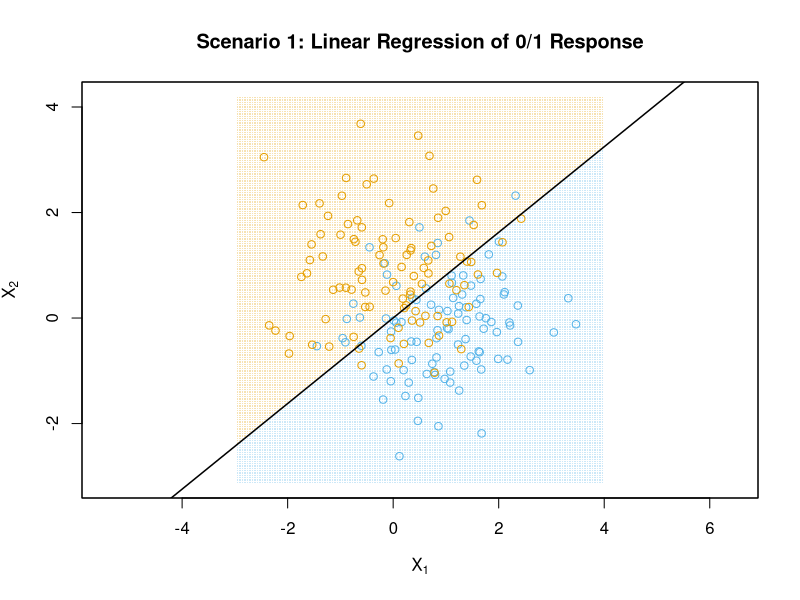
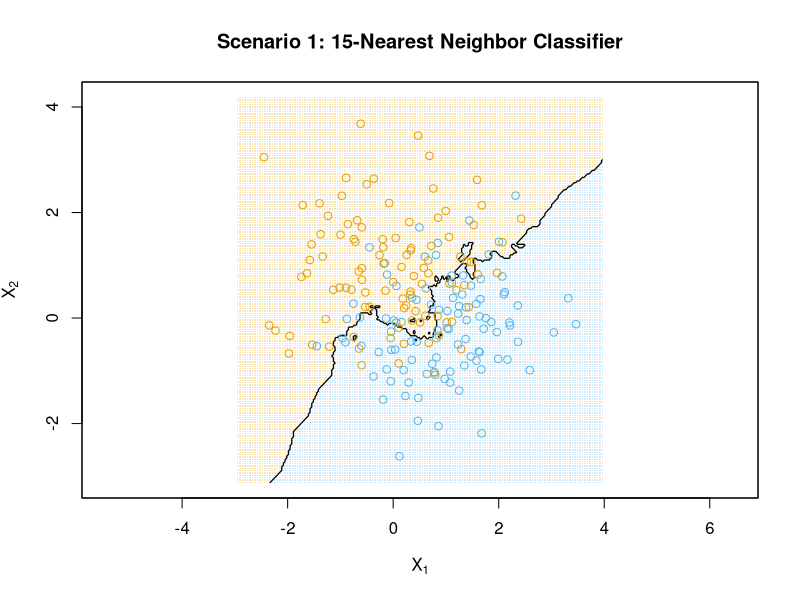
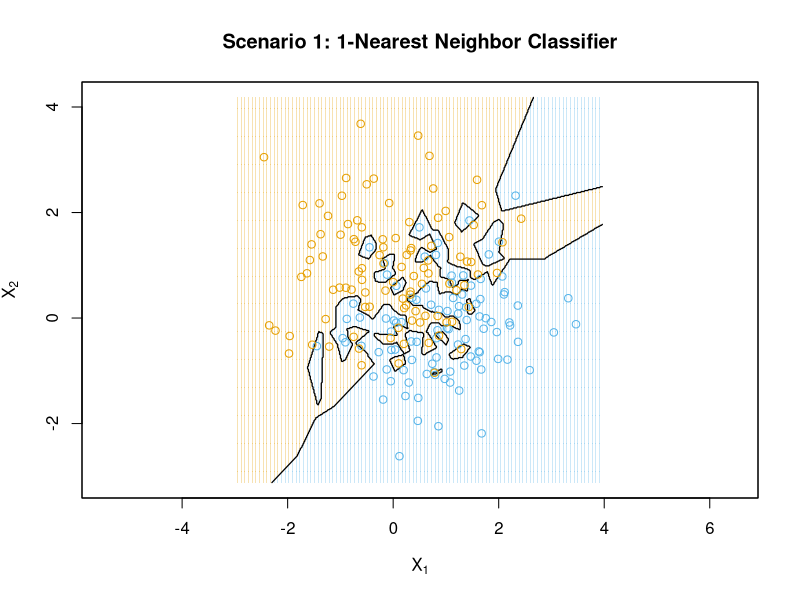
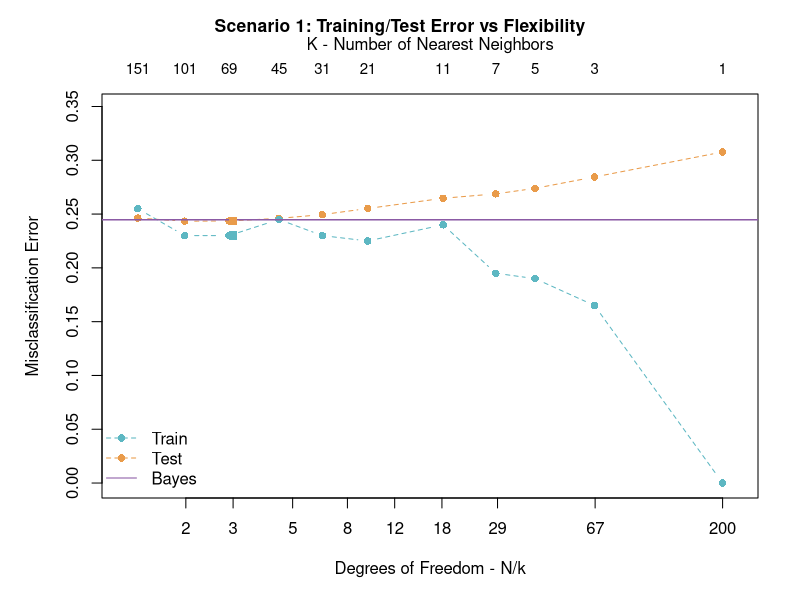
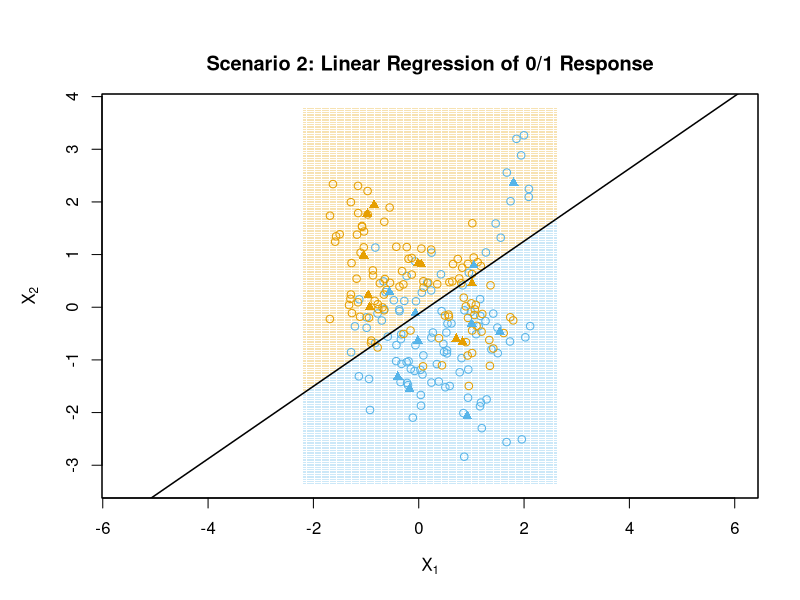
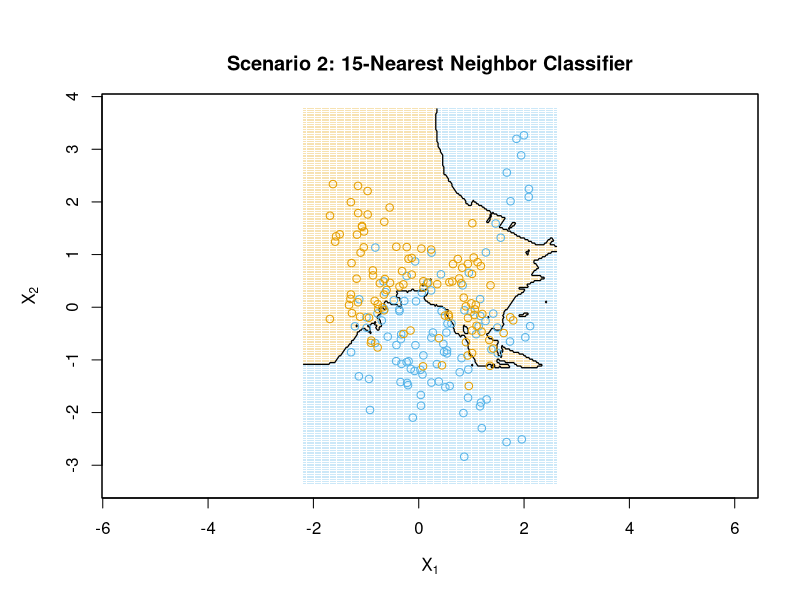
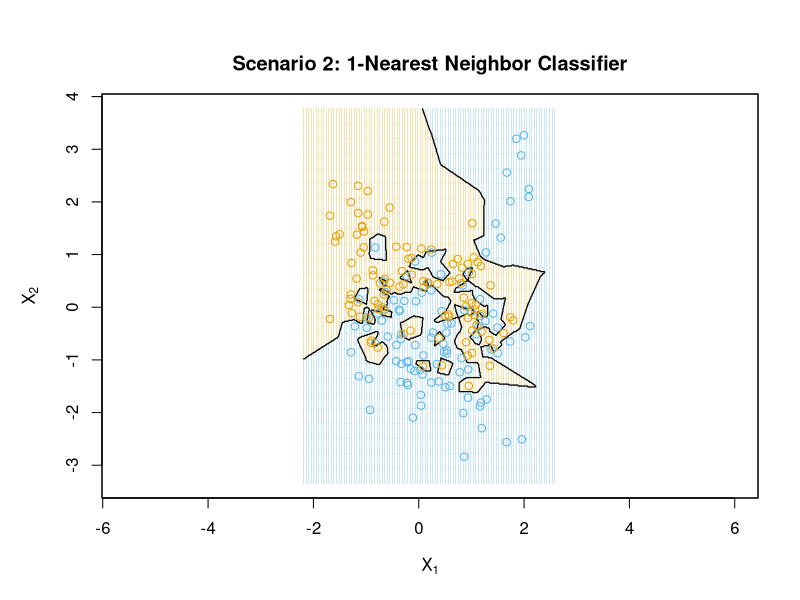
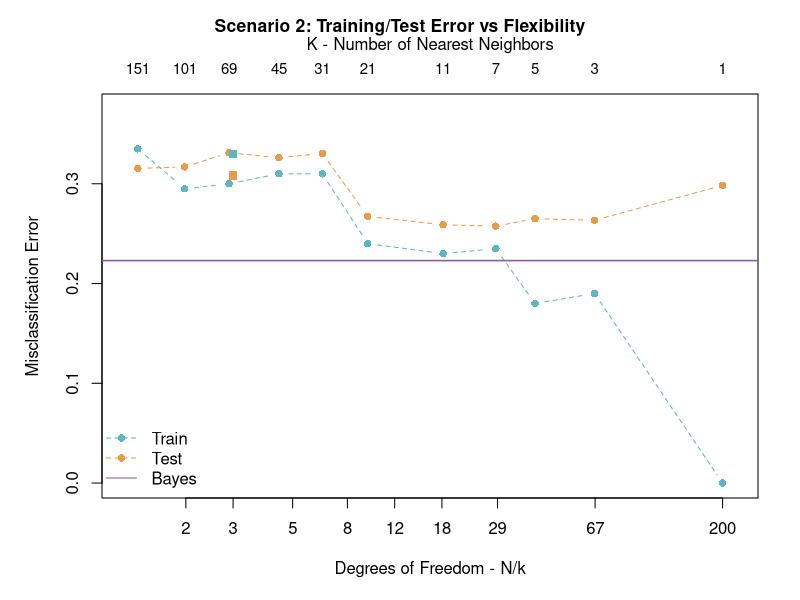

Source code (R) for these figures, in order:
# =====================================================================
# THE ELEMENTS OF STATISTICAL LEARNING — SECTION 2.3
# REPRODUCTION OF FIGURES 2.1–2.4 Assignement 
#
# Codes for:
#   Scenario 1: one Gaussian distribution per class
#   Scenario 2: a mixture of 10 Gaussian distributions per class
# =====================================================================


# =====================================================================
# 0. PACKAGES
# =====================================================================

# Install these packages once if they are not already installed.
# install.packages("MASS")
# install.packages("class")

# MASS provides mvrnorm(), which generates multivariate normal data.
library(MASS)

# class provides knn(), which fits k-nearest-neighbor classifiers.
library(class)


# =====================================================================
# 1. COMMON SETTINGS
# =====================================================================

# Colors used throughout the figures.
blue      <- "#56B4E9"   # Color for class 0
orange    <- "#E69F00"   # Color for class 1
train_col <- "#5DB7C2"   # Color for training-error curve
test_col  <- "#E99B4A"   # Color for test-error curve
bayes_col <- "#8B5AA5"   # Color for Bayes-error line

# Number of training observations generated for EACH class.
n_train_class <- 100

# Number of independent test observations generated for EACH class.
n_test_class <- 5000

# Total training sample size:
# 100 observations from class 0 + 100 observations from class 1 = 200.
N <- 200

# Population mean vector for class 0 (blue).
mu0 <- c(1, 0)

# Population mean vector for class 1 (orange).
mu1 <- c(0, 1)


# =====================================================================
# 2. HELPER FUNCTION: BIVARIATE NORMAL DENSITY
# =====================================================================

# This function evaluates a multivariate normal density.
# It is used later to construct the Bayes classifier.
dmvnorm2 <- function(x, mean, Sigma) {

  # Convert the input to a matrix so matrix calculations work consistently.
  x <- as.matrix(x)

  # Subtract the mean vector from every observation.
  # Each row becomes x_i - mean.
  xc <- sweep(x, 2, mean, "-")

  # Calculate the inverse covariance matrix Sigma^{-1}.
  invS <- solve(Sigma)

  # Calculate the quadratic form
  # (x - mean)' Sigma^{-1} (x - mean)
  # for every observation.
  q <- rowSums((xc %*% invS) * xc)

  # Number of predictor variables.
  # Here p = 2 because we use X1 and X2.
  p <- ncol(x)

  # Normalizing constant of the p-dimensional Gaussian density.
  c0 <- 1 / sqrt((2 * pi)^p * det(Sigma))

  # Return the multivariate normal density value for every row of x.
  c0 * exp(-0.5 * q)
}


# =====================================================================
# 3. K VALUES USED IN FIGURE 2.4
# =====================================================================

# These values move from a very smooth KNN classifier (large k)
# to a very flexible classifier (small k).
ks <- c(151, 101, 69, 45, 31, 21, 11, 7, 5, 3, 1)


# #####################################################################
# #####################################################################
# SCENARIO 1
# ONE GAUSSIAN DISTRIBUTION PER CLASS
# #####################################################################
# #####################################################################


# =====================================================================
# 4. SCENARIO 1 — GENERATE TRAINING AND TEST DATA
# =====================================================================

# Scenario 1 uses the identity covariance matrix:
#
#          [1  0]
# Sigma =  [    ]
#          [0  1]
#
# The zero off-diagonal terms mean X1 and X2 are uncorrelated.
Sigma1 <- diag(2)


# ---------------------------------------------------------------------
# Training data
# ---------------------------------------------------------------------

# Fix the random seed so the training sample can be reproduced exactly.
set.seed(20261008)

# Generate 100 observations from N(mu0, Sigma1)
# and 100 observations from N(mu1, Sigma1),
# then stack both classes into one 200 x 2 predictor matrix.
x_s1 <- rbind(
  mvrnorm(n_train_class, mu = mu0, Sigma = Sigma1),
  mvrnorm(n_train_class, mu = mu1, Sigma = Sigma1)
)

# Create the corresponding response labels:
# first 100 observations = class 0,
# next 100 observations = class 1.
y_s1 <- c(
  rep(0, n_train_class),
  rep(1, n_train_class)
)


# ---------------------------------------------------------------------
# Independent test data
# ---------------------------------------------------------------------

# Use a different seed so the test data are independent of the training data.
set.seed(20261009)

# Generate 5,000 test observations from each class.
# Total test sample size = 10,000.
x_test_s1 <- rbind(
  mvrnorm(n_test_class, mu = mu0, Sigma = Sigma1),
  mvrnorm(n_test_class, mu = mu1, Sigma = Sigma1)
)

# Create the true class labels for the 10,000 test observations.
y_test_s1 <- c(
  rep(0, n_test_class),
  rep(1, n_test_class)
)

# Display the class counts in the training sample.
table(y_s1)

# Display the class counts in the test sample.
table(y_test_s1)


# =====================================================================
# 5. SCENARIO 1 — CREATE A PREDICTION GRID
# =====================================================================

# Create 220 evenly spaced X1 values covering the observed training range,
# with an additional margin of 0.5 on each side.
x1_s1 <- seq(
  min(x_s1[, 1]) - 0.5,
  max(x_s1[, 1]) + 0.5,
  length.out = 220
)

# Do the same for X2.
x2_s1 <- seq(
  min(x_s1[, 2]) - 0.5,
  max(x_s1[, 2]) + 0.5,
  length.out = 220
)

# Create every X1-X2 combination.
# This grid is used only to draw classification regions.
# It is NOT the independent test dataset.
grid_s1 <- expand.grid(
  X1 = x1_s1,
  X2 = x2_s1
)


# =====================================================================
# 6. SCENARIO 1 — FIGURE 2.1
# LINEAR REGRESSION OF A 0/1 RESPONSE
# =====================================================================

# Add a column of 1s to the training predictors.
# This creates the design matrix [1, X1, X2],
# where the first column represents the intercept.
X_s1 <- cbind(1, x_s1)

# Calculate the ordinary least-squares estimator:
#
# beta_hat = (X'X)^(-1) X'Y
beta_s1 <- solve(
  t(X_s1) %*% X_s1,
  t(X_s1) %*% y_s1
)

# Add an intercept column to every prediction-grid location
# and calculate the fitted least-squares score.
score_s1 <- as.vector(
  cbind(1, as.matrix(grid_s1)) %*% beta_s1
)

# Convert the continuous least-squares score into a class:
# score > 0.5  -> class 1
# score <= 0.5 -> class 0
class_s1 <- ifelse(
  score_s1 > 0.5,
  1,
  0
)

# Create an empty plotting area.
plot(
  x_s1[, 1],
  x_s1[, 2],
  type = "n",
  xlim = range(x1_s1),
  ylim = range(x2_s1),
  xlab = expression(X[1]),
  ylab = expression(X[2]),
  main = "Scenario 1: Linear Regression of 0/1 Response",
  asp = 1
)

# Color each grid point according to the predicted class.
points(
  grid_s1$X1,
  grid_s1$X2,
  pch = ".",
  col = ifelse(
    class_s1 == 1,
    adjustcolor(orange, alpha.f = 0.30),
    adjustcolor(blue, alpha.f = 0.30)
  )
)

# Add the observed class-0 training observations.
points(
  x_s1[y_s1 == 0, ],
  pch = 1,
  col = blue
)

# Add the observed class-1 training observations.
points(
  x_s1[y_s1 == 1, ],
  pch = 1,
  col = orange
)

# Draw the decision boundary.
#
# The cutoff occurs at:
# beta0 + beta1*X1 + beta2*X2 = 0.5
#
# Solving for X2 gives the intercept and slope below.
abline(
  a = (0.5 - beta_s1[1]) / beta_s1[3],
  b = -beta_s1[2] / beta_s1[3],
  lwd = 1.5
)

# Draw a border around the plot.
box()


# =====================================================================
# 7. SCENARIO 1 — FIGURE 2.2
# 15-NEAREST-NEIGHBOR CLASSIFIER
# =====================================================================

# Classify every prediction-grid location using the 15 nearest
# observations in the training sample.
pred15_s1 <- knn(
  train = x_s1,
  test = as.matrix(grid_s1),
  cl = y_s1,
  k = 15
)

# Convert the predicted factor classes to numeric values,
# then reshape the predictions into a matrix matching the grid.
# The matrix is required by contour().
z15_s1 <- matrix(
  as.numeric(as.character(pred15_s1)),
  nrow = length(x1_s1),
  ncol = length(x2_s1)
)

# Create an empty plotting region.
plot(
  x_s1[, 1],
  x_s1[, 2],
  type = "n",
  xlim = range(x1_s1),
  ylim = range(x2_s1),
  xlab = expression(X[1]),
  ylab = expression(X[2]),
  main = "Scenario 1: 15-Nearest Neighbor Classifier",
  asp = 1
)

# Shade the prediction grid according to the 15-NN prediction.
points(
  grid_s1$X1,
  grid_s1$X2,
  pch = ".",
  col = ifelse(
    as.numeric(as.character(pred15_s1)) == 1,
    adjustcolor(orange, alpha.f = 0.30),
    adjustcolor(blue, alpha.f = 0.30)
  )
)

# Draw the boundary separating class 0 from class 1.
# A contour level of 0.5 marks the transition between 0 and 1.
contour(
  x1_s1,
  x2_s1,
  z15_s1,
  levels = 0.5,
  add = TRUE,
  drawlabels = FALSE,
  lwd = 1.25
)

# Add class-0 training observations.
points(
  x_s1[y_s1 == 0, ],
  pch = 1,
  col = blue
)

# Add class-1 training observations.
points(
  x_s1[y_s1 == 1, ],
  pch = 1,
  col = orange
)

box()


# =====================================================================
# 8. SCENARIO 1 — FIGURE 2.3
# 1-NEAREST-NEIGHBOR CLASSIFIER
# =====================================================================

# 1-NN creates a much more irregular boundary, so use a finer grid.
x1f_s1 <- seq(
  min(x1_s1),
  max(x1_s1),
  length.out = 400
)

x2f_s1 <- seq(
  min(x2_s1),
  max(x2_s1),
  length.out = 400
)

# Create the 400 x 400 = 160,000 prediction locations.
fine_s1 <- expand.grid(
  X1 = x1f_s1,
  X2 = x2f_s1
)

# Predict the class using only the single nearest training observation.
pred1_s1 <- knn(
  train = x_s1,
  test = as.matrix(fine_s1),
  cl = y_s1,
  k = 1
)

# Convert the predictions from factors to numeric 0/1 values.
cl1_s1 <- as.numeric(
  as.character(pred1_s1)
)

# Reshape the predictions into the grid matrix needed by contour().
z1_s1 <- matrix(
  cl1_s1,
  nrow = length(x1f_s1),
  ncol = length(x2f_s1)
)

# Create an empty plotting region.
plot(
  x_s1[, 1],
  x_s1[, 2],
  type = "n",
  xlim = range(x1f_s1),
  ylim = range(x2f_s1),
  xlab = expression(X[1]),
  ylab = expression(X[2]),
  main = "Scenario 1: 1-Nearest Neighbor Classifier",
  asp = 1
)

# Plot every fourth fine-grid point to reduce graphical density.
id_s1 <- seq(
  1,
  nrow(fine_s1),
  by = 4
)

# Shade the background according to the 1-NN prediction.
points(
  fine_s1$X1[id_s1],
  fine_s1$X2[id_s1],
  pch = ".",
  col = ifelse(
    cl1_s1[id_s1] == 1,
    adjustcolor(orange, alpha.f = 0.30),
    adjustcolor(blue, alpha.f = 0.30)
  )
)

# Draw the highly flexible 1-NN decision boundary.
contour(
  x1f_s1,
  x2f_s1,
  z1_s1,
  levels = 0.5,
  add = TRUE,
  drawlabels = FALSE,
  lwd = 1.25
)

# Add class-0 training observations.
points(
  x_s1[y_s1 == 0, ],
  pch = 1,
  col = blue
)

# Add class-1 training observations.
points(
  x_s1[y_s1 == 1, ],
  pch = 1,
  col = orange
)

box()


# =====================================================================
# 9. SCENARIO 1 — FIGURE 2.4
# TRAINING ERROR, TEST ERROR, AND BAYES ERROR
# =====================================================================

# Create empty vectors in which KNN training and test errors will be stored.
tr_s1 <- numeric(length(ks))
te_s1 <- numeric(length(ks))

# Fix the seed because knn() can randomly break ties.
set.seed(20261020)

# Repeat the KNN analysis for every selected value of k.
for (i in seq_along(ks)) {

  # Current number of nearest neighbors.
  k <- ks[i]

  # Predict the classes of the training observations themselves.
  pred_train_s1 <- knn(
    train = x_s1,
    test = x_s1,
    cl = y_s1,
    k = k
  )

  # Training misclassification rate.
  tr_s1[i] <- mean(
    as.numeric(as.character(pred_train_s1)) != y_s1
  )

  # Predict the classes of the independent test observations.
  pred_test_s1 <- knn(
    train = x_s1,
    test = x_test_s1,
    cl = y_s1,
    k = k
  )

  # Test misclassification rate.
  te_s1[i] <- mean(
    as.numeric(as.character(pred_test_s1)) != y_test_s1
  )
}

# Approximate effective KNN degrees of freedom.
#
# df ≈ N / k
df_s1 <- N / ks


# ---------------------------------------------------------------------
# Linear-regression training and test errors
# ---------------------------------------------------------------------

# Predict the training classes from the fitted least-squares model
# and calculate its training error.
lin_tr_s1 <- mean(
  ifelse(
    as.vector(X_s1 %*% beta_s1) > 0.5,
    1,
    0
  ) != y_s1
)

# Apply the same fitted linear model to the independent test sample
# and calculate its test error.
lin_te_s1 <- mean(
  ifelse(
    as.vector(cbind(1, x_test_s1) %*% beta_s1) > 0.5,
    1,
    0
  ) != y_test_s1
)


# ---------------------------------------------------------------------
# Bayes error
# ---------------------------------------------------------------------

# Evaluate the true Scenario-1 class-0 density at each test observation.
d0_s1 <- dmvnorm2(
  x_test_s1,
  mu0,
  Sigma1
)

# Evaluate the true Scenario-1 class-1 density.
d1_s1 <- dmvnorm2(
  x_test_s1,
  mu1,
  Sigma1
)

# With equal class priors, choose class 1 whenever its density is larger.
bayes_pred_s1 <- ifelse(
  d1_s1 > d0_s1,
  1,
  0
)

# Estimate the population Bayes error using the 10,000 test observations.
bayes_s1 <- mean(
  bayes_pred_s1 != y_test_s1
)


# ---------------------------------------------------------------------
# Prepare and draw Figure 2.4
# ---------------------------------------------------------------------

# Order the degrees of freedom from low to high flexibility.
order_s1 <- order(df_s1)

# Choose a y-axis range that contains all relevant error values.
ylim_s1 <- c(
  0,
  max(c(
    tr_s1,
    te_s1,
    lin_tr_s1,
    lin_te_s1
  )) + 0.04
)

# Create an empty log-scaled plotting region.

# Give extra room at the top
par(
  mar = c(5, 5, 3, 2) + 0.1,   # inner margins
  oma = c(0, 0, 1.6, 0)           # outer top margin for main title
)

plot(
  df_s1[order_s1],
  te_s1[order_s1],
  type = "n",
  log = "x",
  xlim = c(1.2, 220),
  ylim = ylim_s1,
  xlab = "Degrees of Freedom - N/k",
  ylab = "Misclassification Error",
  main = "",
  xaxt = "n"
)

# Add the independent test-error curve.
lines(
  df_s1[order_s1],
  te_s1[order_s1],
  type = "b",
  pch = 16,
  lty = 2,
  col = test_col
)

# Add the training-error curve.
lines(
  df_s1[order_s1],
  tr_s1[order_s1],
  type = "b",
  pch = 16,
  lty = 2,
  col = train_col
)

# Add the Bayes-error reference line.
abline(
  h = bayes_s1,
  col = bayes_col,
  lwd = 1.5
)

# Represent the linear model at approximately 3 degrees of freedom:
# intercept + coefficient for X1 + coefficient for X2.
points(
  3,
  lin_tr_s1,
  pch = 15,
  col = train_col,
  cex = 1.1
)

points(
  3,
  lin_te_s1,
  pch = 15,
  col = test_col,
  cex = 1.1
)

# Bottom axis: effective degrees of freedom.
axis(
  1,
  at = c(2, 3, 5, 8, 12, 18, 29, 67, 200)
)

# Top x-axis with K values
axis(
  3,
  at = N / ks,
  labels = ks,
  tick = FALSE,
  line = -0.2,
  cex.axis = 0.9
)

# Label for the top K-axis
mtext(
  "K - Number of Nearest Neighbors",
  side = 3,
  line = 2.0
)

# Main title placed in OUTER margin
mtext(
  "Scenario 1: Training/Test Error vs Flexibility",
  side = 3,
  outer = TRUE,
  line = -0.2,
  font = 2,
  cex = 1.05
)


# Add a legend.
legend(
  "bottomleft",
  legend = c("Train", "Test", "Bayes"),
  col = c(train_col, test_col, bayes_col),
  lty = c(2, 2, 1),
  pch = c(16, 16, NA),
  bty = "n"
)

# Print important Scenario-1 numerical results.
cat("Scenario 1 Bayes test error =", bayes_s1, "\n")
cat("Scenario 1 linear training error =", lin_tr_s1, "\n")
cat("Scenario 1 linear test error =", lin_te_s1, "\n")


# #####################################################################
# #####################################################################
# SCENARIO 2
# MIXTURE OF 10 GAUSSIAN COMPONENTS PER CLASS
# #####################################################################
# #####################################################################


# =====================================================================
# 10. SCENARIO 2 — GENERATE COMPONENT CENTERS
# =====================================================================

# Covariance matrix used to generate the 10 component centers
# around each class-level mean.
Sigma_center <- diag(2)

# Small covariance used for observations around each selected center.
# This is 0.2 * I, or equivalently I / 5.
Sigma_within <- 0.2 * diag(2)

# Fix the seed so the 20 Gaussian centers are reproducible.
set.seed(20261010)

# Generate 10 component centers around the class-0 population mean.
centers0 <- mvrnorm(
  10,
  mu = mu0,
  Sigma = Sigma_center
)

# Generate 10 component centers around the class-1 population mean.
centers1 <- mvrnorm(
  10,
  mu = mu1,
  Sigma = Sigma_center
)


# =====================================================================
# 11. HELPER FUNCTION FOR SCENARIO 2 MIXTURE DATA
# =====================================================================

# This function generates observations from one class-specific
# 10-component Gaussian mixture.
gen_mix <- function(n, centers, Sigma) {

  # Randomly choose one of the available Gaussian centers
  # for each requested observation.
  z <- sample(
    1:nrow(centers),
    size = n,
    replace = TRUE
  )

  # Generate low-variance Gaussian noise around zero.
  noise <- mvrnorm(
    n,
    mu = c(0, 0),
    Sigma = Sigma
  )

  # Add the Gaussian noise to the selected component centers.
  centers[z, , drop = FALSE] + noise
}


# =====================================================================
# 12. SCENARIO 2 — GENERATE TRAINING AND TEST DATA
# =====================================================================

# Fix the seed for the Scenario-2 training sample.
set.seed(20261011)

# Generate 100 training observations from each class mixture.
x_s2 <- rbind(
  gen_mix(
    n_train_class,
    centers0,
    Sigma_within
  ),
  gen_mix(
    n_train_class,
    centers1,
    Sigma_within
  )
)

# Create the corresponding 0/1 training labels.
y_s2 <- c(
  rep(0, n_train_class),
  rep(1, n_train_class)
)

# Fix a different seed for the independent test sample.
set.seed(20261012)

# Generate 5,000 test observations from each class mixture.
x_test_s2 <- rbind(
  gen_mix(
    n_test_class,
    centers0,
    Sigma_within
  ),
  gen_mix(
    n_test_class,
    centers1,
    Sigma_within
  )
)

# Create the true test labels.
y_test_s2 <- c(
  rep(0, n_test_class),
  rep(1, n_test_class)
)

# Confirm the training class sizes.
table(y_s2)

# Confirm the test class sizes.
table(y_test_s2)


# =====================================================================
# 13. SCENARIO 2 — CREATE A PREDICTION GRID
# =====================================================================

# Combine the training observations and the 20 mixture centers
# only to determine suitable plotting limits.
all_s2 <- rbind(
  x_s2,
  centers0,
  centers1
)

# Generate 220 X1 grid values covering the plotted region.
x1_s2 <- seq(
  min(all_s2[, 1]) - 0.5,
  max(all_s2[, 1]) + 0.5,
  length.out = 220
)

# Generate 220 X2 grid values.
x2_s2 <- seq(
  min(all_s2[, 2]) - 0.5,
  max(all_s2[, 2]) + 0.5,
  length.out = 220
)

# Construct the full prediction grid.
grid_s2 <- expand.grid(
  X1 = x1_s2,
  X2 = x2_s2
)


# =====================================================================
# 14. SCENARIO 2 — FIGURE 2.1
# LINEAR REGRESSION OF A 0/1 RESPONSE
# =====================================================================

# Build the Scenario-2 design matrix with an intercept.
X_s2 <- cbind(
  1,
  x_s2
)

# Estimate the least-squares coefficients.
beta_s2 <- solve(
  t(X_s2) %*% X_s2,
  t(X_s2) %*% y_s2
)

# Calculate the fitted least-squares score over the prediction grid.
score_s2 <- as.vector(
  cbind(1, as.matrix(grid_s2)) %*% beta_s2
)

# Convert scores to classes using the 0.5 cutoff.
class_s2 <- ifelse(
  score_s2 > 0.5,
  1,
  0
)

# Create an empty plotting region.
plot(
  x_s2[, 1],
  x_s2[, 2],
  type = "n",
  xlim = range(x1_s2),
  ylim = range(x2_s2),
  xlab = expression(X[1]),
  ylab = expression(X[2]),
  main = "Scenario 2: Linear Regression of 0/1 Response",
  asp = 1
)

# Shade the prediction regions.
points(
  grid_s2$X1,
  grid_s2$X2,
  pch = ".",
  col = ifelse(
    class_s2 == 1,
    adjustcolor(orange, alpha.f = 0.30),
    adjustcolor(blue, alpha.f = 0.30)
  )
)

# Add class-0 training observations.
points(
  x_s2[y_s2 == 0, ],
  pch = 1,
  col = blue
)

# Add class-1 training observations.
points(
  x_s2[y_s2 == 1, ],
  pch = 1,
  col = orange
)

# Show the 10 class-0 mixture centers as filled triangles.
points(
  centers0,
  pch = 17,
  col = blue,
  cex = 1.0
)

# Show the 10 class-1 mixture centers.
points(
  centers1,
  pch = 17,
  col = orange,
  cex = 1.0
)

# Draw the least-squares classification boundary.
abline(
  a = (0.5 - beta_s2[1]) / beta_s2[3],
  b = -beta_s2[2] / beta_s2[3],
  lwd = 1.5
)

box()


# =====================================================================
# 15. SCENARIO 2 — FIGURE 2.2
# 15-NEAREST-NEIGHBOR CLASSIFIER
# =====================================================================

# Classify the Scenario-2 prediction grid using 15-NN.
pred15_s2 <- knn(
  train = x_s2,
  test = as.matrix(grid_s2),
  cl = y_s2,
  k = 15
)

# Convert predictions to numeric values.
cl15_s2 <- as.numeric(
  as.character(pred15_s2)
)

# Reshape predictions into a grid matrix for contour().
z15_s2 <- matrix(
  cl15_s2,
  nrow = length(x1_s2),
  ncol = length(x2_s2)
)

# Create an empty plotting region.
plot(
  x_s2[, 1],
  x_s2[, 2],
  type = "n",
  xlim = range(x1_s2),
  ylim = range(x2_s2),
  xlab = expression(X[1]),
  ylab = expression(X[2]),
  main = "Scenario 2: 15-Nearest Neighbor Classifier",
  asp = 1
)

# Shade the prediction grid.
points(
  grid_s2$X1,
  grid_s2$X2,
  pch = ".",
  col = ifelse(
    cl15_s2 == 1,
    adjustcolor(orange, alpha.f = 0.30),
    adjustcolor(blue, alpha.f = 0.30)
  )
)

# Draw the nonlinear 15-NN decision boundary.
contour(
  x1_s2,
  x2_s2,
  z15_s2,
  levels = 0.5,
  add = TRUE,
  drawlabels = FALSE,
  lwd = 1.25
)

# Add training observations from both classes.
points(
  x_s2[y_s2 == 0, ],
  pch = 1,
  col = blue
)

points(
  x_s2[y_s2 == 1, ],
  pch = 1,
  col = orange
)

box()


# =====================================================================
# 16. SCENARIO 2 — FIGURE 2.3
# 1-NEAREST-NEIGHBOR CLASSIFIER
# =====================================================================

# Build a finer plotting grid because 1-NN produces a highly irregular boundary.
x1f_s2 <- seq(
  min(x1_s2),
  max(x1_s2),
  length.out = 400
)

x2f_s2 <- seq(
  min(x2_s2),
  max(x2_s2),
  length.out = 400
)

# Create 160,000 prediction locations.
fine_s2 <- expand.grid(
  X1 = x1f_s2,
  X2 = x2f_s2
)

# Predict each fine-grid location using its single nearest neighbor.
pred1_s2 <- knn(
  train = x_s2,
  test = as.matrix(fine_s2),
  cl = y_s2,
  k = 1
)

# Convert predicted classes to numeric values.
cl1_s2 <- as.numeric(
  as.character(pred1_s2)
)

# Reshape into a matrix for contour().
z1_s2 <- matrix(
  cl1_s2,
  nrow = length(x1f_s2),
  ncol = length(x2f_s2)
)

# Create an empty plotting region.
plot(
  x_s2[, 1],
  x_s2[, 2],
  type = "n",
  xlim = range(x1f_s2),
  ylim = range(x2f_s2),
  xlab = expression(X[1]),
  ylab = expression(X[2]),
  main = "Scenario 2: 1-Nearest Neighbor Classifier",
  asp = 1
)

# Plot every fourth grid point to keep the background readable.
id_s2 <- seq(
  1,
  nrow(fine_s2),
  by = 4
)

# Shade the background according to 1-NN predictions.
points(
  fine_s2$X1[id_s2],
  fine_s2$X2[id_s2],
  pch = ".",
  col = ifelse(
    cl1_s2[id_s2] == 1,
    adjustcolor(orange, alpha.f = 0.30),
    adjustcolor(blue, alpha.f = 0.30)
  )
)

# Draw the 1-NN decision boundary.
contour(
  x1f_s2,
  x2f_s2,
  z1_s2,
  levels = 0.5,
  add = TRUE,
  drawlabels = FALSE,
  lwd = 1.25
)

# Add the observed training data.
points(
  x_s2[y_s2 == 0, ],
  pch = 1,
  col = blue
)

points(
  x_s2[y_s2 == 1, ],
  pch = 1,
  col = orange
)

box()


# =====================================================================
# 17. SCENARIO 2 — FIGURE 2.4
# TRAINING ERROR, TEST ERROR, AND BAYES ERROR
# =====================================================================

# Allocate vectors for the KNN training and test errors.
tr_s2 <- numeric(length(ks))
te_s2 <- numeric(length(ks))

# Fix the seed because knn() can randomly break ties.
set.seed(20261021)

# Calculate KNN errors for each selected value of k.
for (i in seq_along(ks)) {

  # Current K value.
  k <- ks[i]

  # Classify the training observations.
  pred_train_s2 <- knn(
    train = x_s2,
    test = x_s2,
    cl = y_s2,
    k = k
  )

  # Calculate training misclassification error.
  tr_s2[i] <- mean(
    as.numeric(as.character(pred_train_s2)) != y_s2
  )

  # Classify the independent test observations.
  pred_test_s2 <- knn(
    train = x_s2,
    test = x_test_s2,
    cl = y_s2,
    k = k
  )

  # Calculate independent test error.
  te_s2[i] <- mean(
    as.numeric(as.character(pred_test_s2)) != y_test_s2
  )
}

# Approximate effective degrees of freedom.
df_s2 <- N / ks


# ---------------------------------------------------------------------
# Linear-regression training and test errors
# ---------------------------------------------------------------------

# Scenario-2 linear-model training error.
lin_tr_s2 <- mean(
  ifelse(
    as.vector(X_s2 %*% beta_s2) > 0.5,
    1,
    0
  ) != y_s2
)

# Scenario-2 linear-model test error.
lin_te_s2 <- mean(
  ifelse(
    as.vector(cbind(1, x_test_s2) %*% beta_s2) > 0.5,
    1,
    0
  ) != y_test_s2
)


# ---------------------------------------------------------------------
# Helper function for Scenario-2 mixture densities
# ---------------------------------------------------------------------

# For a given class, the density is the average of the densities
# from its 10 Gaussian components.
mix_density <- function(x, centers, Sigma) {

  # Evaluate the density under each of the 10 component distributions.
  D <- sapply(
    1:nrow(centers),
    function(j) {
      dmvnorm2(
        x,
        centers[j, ],
        Sigma
      )
    }
  )

  # Equal mixing probabilities are used, so the mixture density
  # is simply the row-wise average of the 10 component densities.
  rowMeans(D)
}


# ---------------------------------------------------------------------
# Bayes error for Scenario 2
# ---------------------------------------------------------------------

# True class-0 mixture density at each test observation.
d0_s2 <- mix_density(
  x_test_s2,
  centers0,
  Sigma_within
)

# True class-1 mixture density at each test observation.
d1_s2 <- mix_density(
  x_test_s2,
  centers1,
  Sigma_within
)

# Under equal priors, predict the class with the larger mixture density.
bayes_pred_s2 <- ifelse(
  d1_s2 > d0_s2,
  1,
  0
)

# Estimate the Bayes population error on the large independent test set.
bayes_s2 <- mean(
  bayes_pred_s2 != y_test_s2
)

# ---------------------------------------------------------------------
# Prepare and draw Figure 2.4
# ---------------------------------------------------------------------

# Sort degrees of freedom from low to high flexibility.
order_s2 <- order(df_s2)

# Set the y-axis range.
ylim_s2 <- c(
  0,
  max(c(
    tr_s2,
    te_s2,
    lin_tr_s2,
    lin_te_s2
  )) + 0.04
)

# Create the error-curve plotting area.
# Give extra room at the top
par(
  mar = c(5, 5, 3, 2) + 0.1,   # inner margins
  oma = c(0, 0, 1.6, 0)           # outer top margin for main title
)

plot(
  df_s2[order_s2],
  te_s2[order_s2],
  type = "n",
  log = "x",
  xlim = c(1.2, 220),
  ylim = ylim_s2,
  xlab = "Degrees of Freedom - N/k",
  ylab = "Misclassification Error",
  main = "",
  xaxt = "n"
)

# Add the test-error curve.
lines(
  df_s2[order_s2],
  te_s2[order_s2],
  type = "b",
  pch = 16,
  lty = 2,
  col = test_col
)

# Add the training-error curve.
lines(
  df_s2[order_s2],
  tr_s2[order_s2],
  type = "b",
  pch = 16,
  lty = 2,
  col = train_col
)

# Add the Bayes-error line.
abline(
  h = bayes_s2,
  col = bayes_col,
  lwd = 1.5
)

# Add the linear-model training and test errors at df ≈ 3.
points(
  3,
  lin_tr_s2,
  pch = 15,
  col = train_col,
  cex = 1.1
)

points(
  3,
  lin_te_s2,
  pch = 15,
  col = test_col,
  cex = 1.1
)


# Bottom axis: effective degrees of freedom.
axis(
  1,
  at = c(2, 3, 5, 8, 12, 18, 29, 67, 200)
)

# Top x-axis with K values
axis(
  3,
  at = N / ks,
  labels = ks,
  tick = FALSE,
  line = -0.2,
  cex.axis = 0.9
)

# Label for the top K-axis
mtext(
  "K - Number of Nearest Neighbors",
  side = 3,
  line = 2.0
)

# Main title placed in OUTER margin
mtext(
  "Scenario 2: Training/Test Error vs Flexibility",
  side = 3,
  outer = TRUE,
  line = -0.2,
  font = 2,
  cex = 1.05
)

# legend
legend(
  "bottomleft",
  legend = c("Train", "Test", "Bayes"),
  col = c(train_col, test_col, bayes_col),
  lty = c(2, 2, 1),
  pch = c(16, 16, NA),
  bty = "n"
)

# Print important Scenario-2 numerical results.
cat("Scenario 2 Bayes test error =", bayes_s2, "\n")
cat("Scenario 2 linear training error =", lin_tr_s2, "\n")
cat("Scenario 2 linear test error =", lin_te_s2, "\n")


# =====================================================================
# 18. FINAL COMPARISON TABLE
# =====================================================================

# Combine the most important numerical results from both scenarios.
comparison <- data.frame(

  # Identify the two simulation settings.
  Scenario = c(
    "Scenario 1",
    "Scenario 2"
  ),

  # Linear-classifier training errors.
  Linear_Train_Error = c(
    lin_tr_s1,
    lin_tr_s2
  ),

  # Linear-classifier test errors.
  Linear_Test_Error = c(
    lin_te_s1,
    lin_te_s2
  ),

  # Estimated Bayes errors.
  Bayes_Test_Error = c(
    bayes_s1,
    bayes_s2
  ),

  # K value giving the lowest test error among the tested KNN models.
  Best_KNN_k = c(
    ks[which.min(te_s1)],
    ks[which.min(te_s2)]
  ),

  # Lowest KNN test error obtained in each scenario.
  Best_KNN_Test_Error = c(
    min(te_s1),
    min(te_s2)
  )
)

# Display the final comparison table.
print(comparison)
